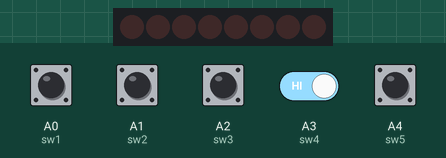
Simulated run of this sketch. Board: Arduino Uno, built with avr-gcc and run on an emulated ATmega328P. Parts: 8 shift-register outputs drawn as a row of LEDs (first output left, lit = HIGH). Wiring (inferred from the names in the program): shift register (74HC595): data pin 7; shift clock pin 5; latch pin 6. Wiring (inferred from the signals the program sends): row of LEDs: on Q0, Q1, Q2, Q3, Q4, Q5, Q6, Q7. Inputs (shaded band) come from the test bench; at power-on: A0 (sw1), A1 (sw2), A2 (sw3), A3 (sw4), A4 (sw5) HIGH.

Above: at 1.2 s.
1.3 s: A0 (sw1) pulled LOW for 0.15 s
At 2.3 s:
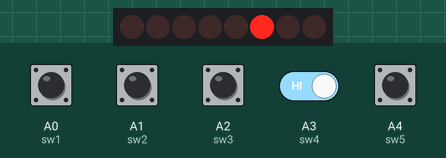
4.3 s: A0 (sw1) pulled LOW for 1 s
At 4.45 s:
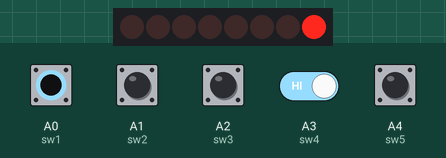
7.6 s: A1 (sw2) pulled LOW for 0.15 s
At 8.05 s:
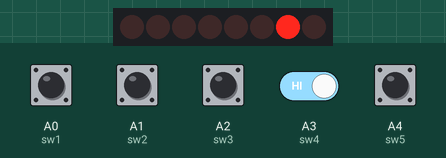
10.7 s: A0 (sw1) driven LOW and A3 (sw4) driven LOW
At 13.5 s:
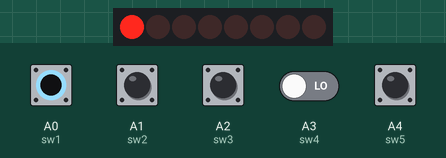
13.7 s: A0 (sw1) driven HIGH and A3 (sw4) driven HIGH
16.7 s: A0 (sw1) driven LOW
At 18.05 s:
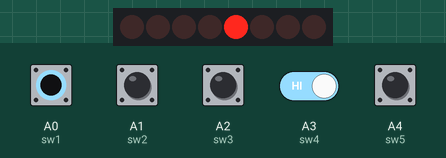
Timing chart, 0 to 20.7 s (numbered marks = the images above; inputs shaded):
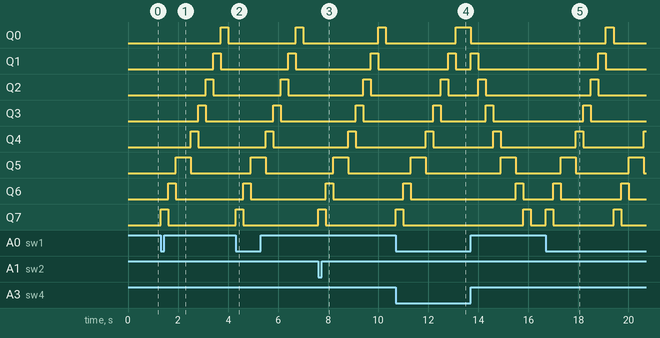

The sketch:

1_2_linkSwitchToShiftLed.ino
```cpp
//SWITCH
int sw1 = A0;     // 1st floor
int sw2 = A1;     // 2nd floor
int sw3 = A2;     // 3rd floor
int sw4 = A3;     // 4th floor
int sw5 = A4;     // 5th floor

//SHIFTLED
int dataPin = 7;
int latchPin = 6;
int shiftPin = 5;


void setup() {
  //SWITCH
  pinMode(A0, INPUT_PULLUP);
  pinMode(A1, INPUT_PULLUP);
  pinMode(A2, INPUT_PULLUP);
  pinMode(A3, INPUT_PULLUP);
  pinMode(A4, INPUT_PULLUP);

  //SHIFTLED
  pinMode(dataPin, OUTPUT);
  pinMode(latchPin, OUTPUT);
  pinMode(shiftPin, OUTPUT);
}


void loop() {

  if (digitalRead(sw1) == LOW)
  {
    shiftLeft();
  }

  if (digitalRead(sw2) == LOW)
  {
    shiftLeft();
  }

  if (digitalRead(sw3) == LOW)
  {
    shiftLeft();
  }

  if (digitalRead(sw4) == LOW)
  {
    shiftRight();
  }


  if (digitalRead(sw5) == LOW)
  {
  shiftRight();
  }

}

void shiftLeft(){
  digitalWrite(latchPin, LOW);
  shiftOut(dataPin, shiftPin, LSBFIRST, 0b00000001);
  digitalWrite(latchPin, HIGH);
  delay(300);

  digitalWrite(latchPin, LOW);
  shiftOut(dataPin, shiftPin, LSBFIRST, 0b00000010);
  digitalWrite(latchPin, HIGH);
  delay(300);

  digitalWrite(latchPin, LOW);
  shiftOut(dataPin, shiftPin, LSBFIRST, 0b00000100);
  digitalWrite(latchPin, HIGH);
  delay(300);

  digitalWrite(latchPin, LOW);
  shiftOut(dataPin, shiftPin, LSBFIRST, 0b00000100);
  digitalWrite(latchPin, HIGH);
  delay(300);

  digitalWrite(latchPin, LOW);
  shiftOut(dataPin, shiftPin, LSBFIRST, 0b00001000);
  digitalWrite(latchPin, HIGH);
  delay(300);

  digitalWrite(latchPin, LOW);
  shiftOut(dataPin, shiftPin, LSBFIRST, 0b00010000);
  digitalWrite(latchPin, HIGH);
  delay(300);

  digitalWrite(latchPin, LOW);
  shiftOut(dataPin, shiftPin, LSBFIRST, 0b00100000);
  digitalWrite(latchPin, HIGH);
  delay(300);

  digitalWrite(latchPin, LOW);
  shiftOut(dataPin, shiftPin, LSBFIRST, 0b01000000);
  digitalWrite(latchPin, HIGH);
  delay(300);

  digitalWrite(latchPin, LOW);
  shiftOut(dataPin, shiftPin, LSBFIRST, 0b10000000);
  digitalWrite(latchPin, HIGH);
  delay(300);

  digitalWrite(latchPin, LOW);
  shiftOut(dataPin, shiftPin, LSBFIRST, 0b00000000);
  digitalWrite(latchPin, HIGH);

}

void shiftRight(){
  digitalWrite(latchPin, LOW);
  shiftOut(dataPin, shiftPin, LSBFIRST, 0b10000000);
  digitalWrite(latchPin, HIGH);
  delay(300);

  digitalWrite(latchPin, LOW);
  shiftOut(dataPin, shiftPin, LSBFIRST, 0b01000000);
  digitalWrite(latchPin, HIGH);
  delay(300);

  digitalWrite(latchPin, LOW);
  shiftOut(dataPin, shiftPin, LSBFIRST, 0b00100000);
  digitalWrite(latchPin, HIGH);
  delay(300);

  digitalWrite(latchPin, LOW);
  shiftOut(dataPin, shiftPin, LSBFIRST, 0b00010000);
  digitalWrite(latchPin, HIGH);
  delay(300);

  digitalWrite(latchPin, LOW);
  shiftOut(dataPin, shiftPin, LSBFIRST, 0b00001000);
  digitalWrite(latchPin, HIGH);
  delay(300);

  digitalWrite(latchPin, LOW);
  shiftOut(dataPin, shiftPin, LSBFIRST, 0b00000100);
  digitalWrite(latchPin, HIGH);
  delay(300);

  digitalWrite(latchPin, LOW);
  shiftOut(dataPin, shiftPin, LSBFIRST, 0b00000100);
  digitalWrite(latchPin, HIGH);
  delay(300);

  digitalWrite(latchPin, LOW);
  shiftOut(dataPin, shiftPin, LSBFIRST, 0b00000010);
  digitalWrite(latchPin, HIGH);
  delay(300);

  digitalWrite(latchPin, LOW);
  shiftOut(dataPin, shiftPin, LSBFIRST, 0b00000001);
  digitalWrite(latchPin, HIGH);
  delay(300);

  digitalWrite(latchPin, LOW);
  shiftOut(dataPin, shiftPin, LSBFIRST, 0b00000000);
  digitalWrite(latchPin, HIGH);
}
```

Measured:
- after the input at 1.3 s, Q0: LOW → HIGH after 2.4 s, → LOW 0.30 s later; Q1: LOW → HIGH after 2.1 s, → LOW 0.30 s later; Q2: LOW → HIGH after 1.8 s, → LOW 0.30 s later; Q3: LOW → HIGH after 1.5 s, → LOW 0.30 s later; Q4: LOW → HIGH after 1.2 s, → LOW 0.30 s later
- after the input at 4.3 s, Q0: LOW → HIGH after 2.4 s, → LOW 0.30 s later; Q1: LOW → HIGH after 2.1 s, → LOW 0.30 s later; Q2: LOW → HIGH after 1.8 s, → LOW 0.30 s later; Q3: LOW → HIGH after 1.5 s, → LOW 0.30 s later; Q4: LOW → HIGH after 1.2 s, → LOW 0.30 s later
- after the input at 7.6 s, Q0: LOW → HIGH after 2.4 s, → LOW 0.30 s later; Q1: LOW → HIGH after 2.1 s, → LOW 0.30 s later; Q2: LOW → HIGH after 1.8 s, → LOW 0.30 s later; Q3: LOW → HIGH after 1.5 s, → LOW 0.30 s later; Q4: LOW → HIGH after 1.2 s, → LOW 0.30 s later
- after the input at 10.7 s, Q0: LOW → HIGH after 2.4 s; Q1: LOW → HIGH after 2.1 s, → LOW 0.30 s later; Q2: LOW → HIGH after 1.8 s, → LOW 0.30 s later; Q3: LOW → HIGH after 1.5 s, → LOW 0.30 s later; Q4: LOW → HIGH after 1.2 s, → LOW 0.30 s later
- after the input at 16.7 s, Q0: LOW → HIGH after 2.4 s, → LOW 0.30 s later; Q1: LOW → HIGH after 2.1 s, → LOW 0.30 s later; Q2: LOW → HIGH after 1.8 s, → LOW 0.30 s later; Q3: LOW → HIGH after 1.5 s, → LOW 0.30 s later; Q4: LOW → HIGH after 1.2 s, → LOW 0.30 s later, → HIGH 2.4 s later
